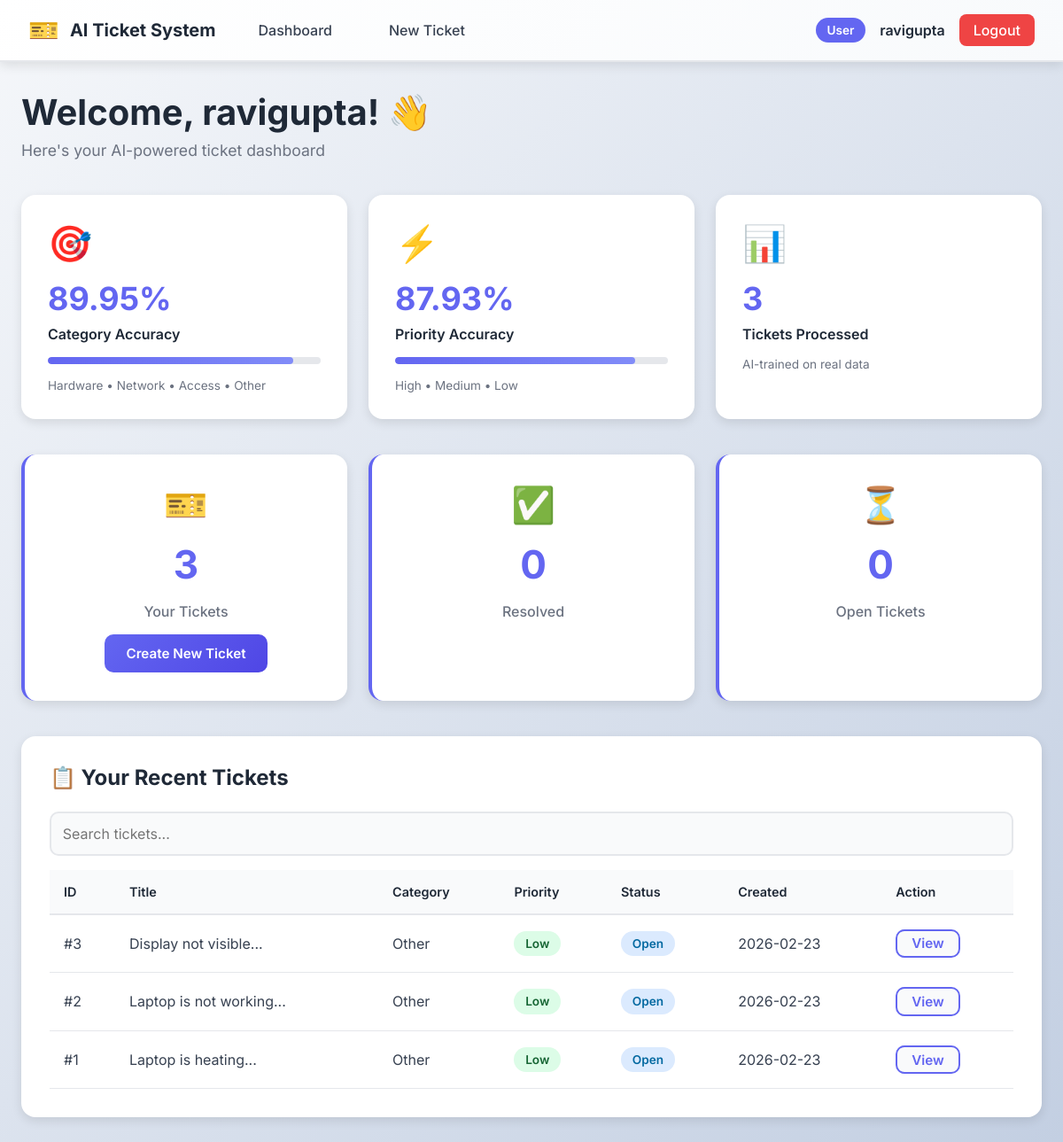
The app's page /user_dashboard (signed in) with its own data.
### tables this page shows
CREATE TABLE tickets(
        id INTEGER PRIMARY KEY AUTOINCREMENT,
        username TEXT NOT NULL,
        title TEXT NOT NULL,
        description TEXT NOT NULL,
        category TEXT NOT NULL,
        priority TEXT NOT NULL,
        status TEXT NOT NULL,
        created_at TIMESTAMP DEFAULT CURRENT_TIMESTAMP,
        resolved_at TIMESTAMP,
        FOREIGN KEY (username) REFERENCES users(username)
    );

### app.py (the view)
@app.route("/user_dashboard")
def user_dashboard():
    if session.get("role") != "user":
        return redirect("/login")
    tickets = get_user_tickets(session["username"])
    try:
        with open("model/output/category_accuracy.txt") as f:
            classification_accuracy = float(f.read()) * 100
    except:
        classification_accuracy = 89.95  # Default from your training
    try:
        with open("model/output/priority_accuracy.txt") as f:
            priority_accuracy = float(f.read()) * 100
    except:
        priority_accuracy = 85.0  # Default
    training_count = len(tickets)
    return render_template(
        "user_dashboard.html",
        tickets=tickets,
        classification_accuracy=classification_accuracy,
        priority_accuracy=priority_accuracy,
        training_count=training_count
    )

### database.py (called while the page is built)
def get_db():
    conn = sqlite3.connect("users.db")
    conn.row_factory = sqlite3.Row
    return conn

def get_user_tickets(username):
    conn = get_db()
    c = conn.cursor()
    c.execute("""
    SELECT * FROM tickets
    WHERE username = ?
    ORDER BY created_at DESC
    """, (username,))
    tickets = c.fetchall()
    conn.close()
    return tickets

### templates/user_dashboard.html (shortened to what this page needs)
{% extends "base.html" %}
{% block content %}
<div class="dashboard-header">
    <h1>Welcome, {{ session.get('username') }}! 👋</h1>
    <p>Here's your AI-powered ticket dashboard</p>
</div>
<div class="accuracy-cards">
    <div class="accuracy-card">
        <div class="stat-icon">🎯</div>
        <div class="accuracy-value">{{ "%.2f"|format(classification_accuracy) }}%</div>
        <div class="accuracy-label">Category Accuracy</div>
        <div class="progress-bar">
            <div class="progress-fill" style="width: {{ classification_accuracy }}%"></div>
        </div>
        <p class="stat-description">Hardware • Network • Access • Other</p>
    </div>
    <div class="accuracy-card">
        <div class="stat-icon">⚡</div>
        <div class="accuracy-value">{{ "%.2f"|format(priority_accuracy) }}%</div>
        <div class="accuracy-label">Priority Accuracy</div>
        <div class="progress-bar">
            <div class="progress-fill" style="width: {{ priority_accuracy }}%"></div>
        </div>
        <p class="stat-description">High • Medium • Low</p>
    </div>
    <div class="accuracy-card">
        <div class="stat-icon">📊</div>
        <div class="accuracy-value">{{ training_count }}</div>
        <div class="accuracy-label">Tickets Processed</div>
        <p class="stat-description">AI-trained on real data</p>
    </div>
</div>
<div class="stats-container">
    <div class="stat-card">
        <div class="stat-icon">🎫</div>
        <div class="stat-value">{{ tickets|length }}</div>
        <div class="stat-label">Your Tickets</div>
        <a href="{{ url_for('show_create_ticket') }}" class="btn btn-primary" style="margin-top: 1rem;">Create New Ticket</a>
    </div>
    <div class="stat-card">
        <div class="stat-icon">✅</div>
        <div class="stat-value">{{ tickets|selectattr('5', 'equalto', 'Resolved')|list|length }}</div>
        <div class="stat-label">Resolved</div>
    </div>
    <div class="stat-card">
        <div class="stat-icon">⏳</div>
        <div class="stat-value">{{ tickets|selectattr('5', 'equalto', 'Open')|list|length }}</div>
        <div class="stat-label">Open Tickets</div>
    </div>
</div>
<div class="tickets-section">
    <h2 class="section-title">📋 Your Recent Tickets</h2>
    {% if tickets %}
    <div style="margin-bottom: 1rem;">
        <input type="text" id="searchTickets" placeholder="Search tickets..." class="form-group" style="padding: 0.8rem; width: 100%;" onkeyup="searchTickets(this.value)">
    </div>
    <table class="ticket-table">
        <thead>
            <tr>
                <th>ID</th>
                <th>Title</th>
                <th>Category</th>
                <th>Priority</th>
                <th>Status</th>
                <th>Created</th>
                <th>Action</th>
            </tr>
        </thead>
        <tbody>
            {% for ticket in tickets %}
            <tr class="ticket-row">
                <td>#{{ ticket[0] }}</td>
                <td>{{ ticket[2] }}</td>
                <td>{{ ticket[4] }}</td>
                <td>
                    <span class="priority-badge priority-{{ ticket[5]|lower }}">
                        {{ ticket[5] }}
                    </span>
                </td>
                <td>
                    <span class="status-badge status-{{ ticket[6]|lower|replace(' ', '-') }}">
                        {{ ticket[6] }}
                    </span>
                </td>
                <td>{{ ticket[7][:10] if ticket[7] else 'N/A' }}</td>
                <td>
                    <a href="{{ url_for('view_ticket', ticket_id=ticket[0]) }}" class="btn btn-secondary" style="padding: 0.3rem 1rem;">View</a>
                </td>
            </tr>
            {% endfor %}
        </tbody>
    </table>
    {% else %}
    <div style="text-align: center; padding: 3rem;">
        <p style="color: #999; font-size: 1.2rem;">No tickets yet. Create your first AI-powered ticket!</p>
        <a href="{{ url_for('show_create_ticket') }}" class="btn btn-primary" style="margin-top: 1rem;">Create Ticket</a>
    </div>
    {% endif %}
</div>
{% endblock %}

### templates/base.html (shortened to what this page needs)
<!DOCTYPE html>
<html lang="en">
<head>
    <link rel="stylesheet" href="{{ url_for('static', filename='css/style.css') }}">
</head>
<body>
    <nav class="navbar">
        <div class="nav-container">
            <div class="nav-logo">
                <a href="/">
                    <span class="logo-icon">🎫</span>
                    <span class="logo-text">AI Ticket System</span>
                </a>
            </div>
            <div class="nav-menu">
                {% if session.get('username') %}
                    {% if session.get('role') == 'user' %}
                        <a href="{{ url_for('user_dashboard') }}" class="nav-link">Dashboard</a>
                        <a href="{{ url_for('show_create_ticket') }}" class="nav-link">New Ticket</a>
                    {% elif session.get('role') == 'agent' %}
                        <a href="{{ url_for('agent_dashboard') }}" class="nav-link">Dashboard</a>
                        <a href="{{ url_for('agent_dashboard') }}" class="nav-link">All Tickets</a>
                    {% endif %}
                    <div class="nav-user">
                        <span class="user-role">{{ session.get('role')|capitalize }}</span>
                        <span class="user-name">{{ session.get('username') }}</span>
                        <a href="{{ url_for('logout') }}" class="logout-btn">Logout</a>
                    </div>
                {% endif %}
            </div>
        </div>
    </nav>
    <main class="main-content">
        {% block content %}{% endblock %}
    </main>
</body>
</html>

### records on screen
tickets: id "3", title "Display not visible...", category "Other", priority "Low", status "Open", created_at "2026-02-23"
tickets: id "2", title "Laptop is not working...", category "Other", priority "Low", status "Open", created_at "2026-02-23"
tickets: id "1", title "Laptop is heating...", category "Other", priority "Low", status "Open", created_at "2026-02-23"

### other values on screen
{{ session.get('role')|capitalize }} "User"
{{ session.get('username') }} "ravigupta"
{{ "%.2f"|format(classification_accuracy) }} "89.95"
{{ "%.2f"|format(priority_accuracy) }} "87.93"
{{ training_count }} "3"
{{ tickets|length }} "3"
{{ tickets|selectattr('5', 'equalto', 'Resolved')|list|length }} "0"
{{ tickets|selectattr('5', 'equalto', 'Open')|list|length }} "0"
